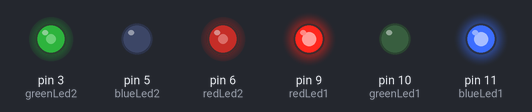
Bench run of a sketch on a simulated Arduino Uno, built with avr-gcc and run on an emulated ATmega328P. Parts: output pins drawn as LEDs (lit = HIGH).

Above: at 0.1 s.
Timing chart, 0 to 1.6 s (numbered marks = the images above):
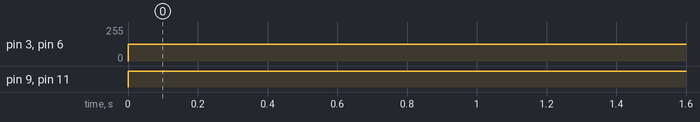

Measured:
- by itself, pin 3 (greenLed2), pin 6 (redLed2): 0/255 → 127/255 at 0.00 s
- by itself, pin 9 (redLed1), pin 11 (blueLed1): LOW → HIGH at 0.00 s

The sketch:

LED_colours_sequence.ino
```cpp
int redLed1   = 9;  // red LED in Digital Pin 9 (PWM)
int greenLed1 = 10;  // green LED in Digital Pin 10 (PWM)
int blueLed1  = 11;   // blue LED in Digital Pin 11 (PWM)

int redLed2   = 6;  // red LED in Digital Pin 6 (PWM)
int greenLed2 = 3;  // green LED in Digital Pin 3 (PWM)
int blueLed2  = 5;   // blue LED in Digital Pin 5 (PWM)

void setup() {
  pinMode(redLed1, OUTPUT);    // tell arduino it's an output
  pinMode(greenLed1, OUTPUT);  // tell arduino it's an output
  pinMode(blueLed1, OUTPUT);   // tell arduino it's an output

  pinMode(redLed2, OUTPUT);    // tell arduino it's an output
  pinMode(greenLed2, OUTPUT);  // tell arduino it's an output
  pinMode(blueLed2, OUTPUT);   // tell arduino it's an output
}

void loop() {
  // analogWrite(pin_number, brightness 0-255);
  // We can change the brightness of each LED using
  // a value between 0 and 255.

  // What colour is this?
  analogWrite(redLed1, 255);
  analogWrite(greenLed1, 0);
  analogWrite(blueLed1, 255);

  analogWrite(redLed2, 127);
  analogWrite(greenLed2, 127);
  analogWrite(blueLed2, 0);
}
```
